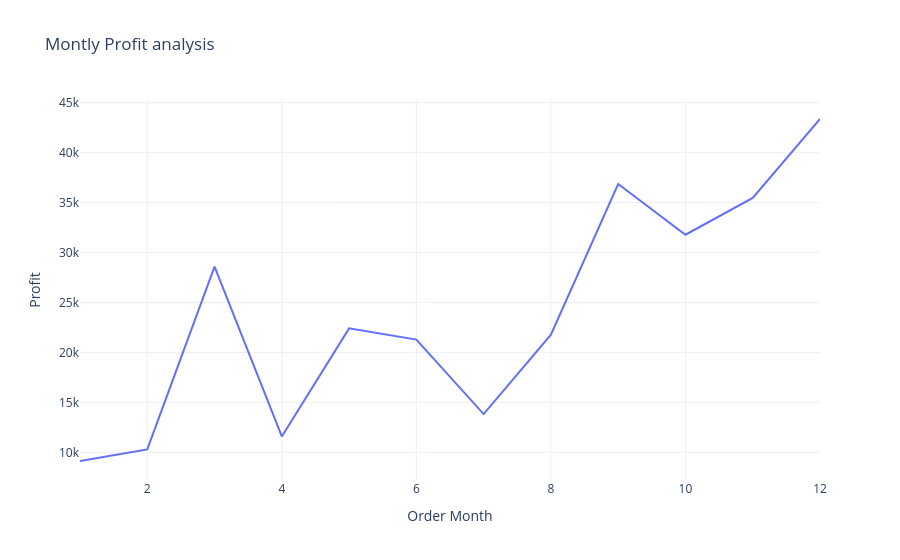

Notebook source saved alongside this figure:
### Code cell
fig = px.line(profit_by_month, x= 'Order Month', y = 'Profit', title = "Montly Profit analysis")
fig.show()

### Figure 1 — Plotly figure (JSON) as saved in the notebook; plotly's stock layout.template omitted (floating-point values rounded to 4 significant figures)
{"data": [{"hovertemplate": "Order Month=%{x}<br>Profit=%{y}<extra></extra>", "legendgroup": "", "line": {"color": "#636efa", "dash": "solid"}, "marker": {"symbol": "circle"}, "mode": "lines", "name": "", "orientation": "v", "showlegend": false, "type": "scatter", "x": [1, 2, 3, 4, 5, 6, 7, 8, 9, 10, 11, 12], "xaxis": "x", "y": [9134.0, 10290.0, 28590.0, 11590.0, 22410.0, 21290.0, 13830.0, 21780.0, 36860.0, 31780.0, 35470.0, 43370.0], "yaxis": "y"}], "layout": {"legend": {"tracegroupgap": 0}, "title": {"text": "Montly Profit analysis"}, "xaxis": {"anchor": "y", "domain": [0, 1], "title": {"text": "Order Month"}}, "yaxis": {"anchor": "x", "domain": [0, 1], "title": {"text": "Profit"}}}}
